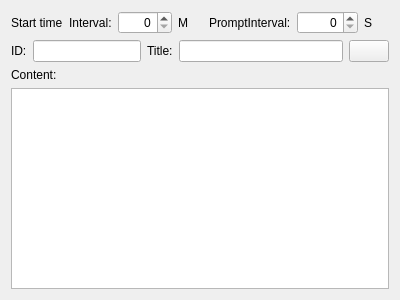
<?xml version="1.0" encoding="UTF-8"?>
<ui version="4.0">
 <class>CFrmTask</class>
 <widget class="QWidget" name="CFrmTask">
  <property name="geometry">
   <rect>
    <x>0</x>
    <y>0</y>
    <width>400</width>
    <height>300</height>
   </rect>
  </property>
  <property name="windowTitle">
   <string>Form</string>
  </property>
  <layout class="QGridLayout" name="gridLayout">
   <item row="0" column="0">
    <layout class="QHBoxLayout" name="horizontalLayout_3">
     <item>
      <widget class="QLabel" name="lbStartTime">
       <property name="text">
        <string>Start time</string>
       </property>
       <property name="wordWrap">
        <bool>false</bool>
       </property>
      </widget>
     </item>
     <item>
      <widget class="QLabel" name="label_6">
       <property name="text">
        <string>Interval:</string>
       </property>
      </widget>
     </item>
     <item>
      <widget class="QSpinBox" name="spInterval">
       <property name="sizePolicy">
        <sizepolicy hsizetype="Preferred" vsizetype="Preferred">
         <horstretch>0</horstretch>
         <verstretch>0</verstretch>
        </sizepolicy>
       </property>
       <property name="toolTip">
        <string>Task interval(Unit: minute). If is 0, then run now.</string>
       </property>
       <property name="alignment">
        <set>Qt::AlignRight|Qt::AlignTrailing|Qt::AlignVCenter</set>
       </property>
       <property name="maximum">
        <number>1440</number>
       </property>
      </widget>
     </item>
     <item>
      <widget class="QLabel" name="label_9">
       <property name="text">
        <string>M</string>
       </property>
      </widget>
     </item>
     <item>
      <widget class="QLabel" name="label_7">
       <property name="sizePolicy">
        <sizepolicy hsizetype="Preferred" vsizetype="Preferred">
         <horstretch>0</horstretch>
         <verstretch>0</verstretch>
        </sizepolicy>
       </property>
       <property name="text">
        <string>PromptInterval:</string>
       </property>
      </widget>
     </item>
     <item>
      <widget class="QSpinBox" name="spPromptInterval">
       <property name="sizePolicy">
        <sizepolicy hsizetype="Preferred" vsizetype="Preferred">
         <horstretch>0</horstretch>
         <verstretch>0</verstretch>
        </sizepolicy>
       </property>
       <property name="toolTip">
        <string>Prompt interval(Unit: second). If is 0, don't prompt</string>
       </property>
       <property name="whatsThis">
        <string>Prompt interval(Unit: second). If is 0, don't prompt</string>
       </property>
       <property name="alignment">
        <set>Qt::AlignRight|Qt::AlignTrailing|Qt::AlignVCenter</set>
       </property>
       <property name="maximum">
        <number>86400</number>
       </property>
      </widget>
     </item>
     <item>
      <widget class="QLabel" name="label_10">
       <property name="text">
        <string>S</string>
       </property>
      </widget>
     </item>
    </layout>
   </item>
   <item row="1" column="0">
    <layout class="QHBoxLayout" name="horizontalLayout_2">
     <item>
      <widget class="QLabel" name="label_5">
       <property name="text">
        <string>ID:</string>
       </property>
      </widget>
     </item>
     <item>
      <widget class="QLineEdit" name="leTaskID">
       <property name="sizePolicy">
        <sizepolicy hsizetype="Preferred" vsizetype="Preferred">
         <horstretch>0</horstretch>
         <verstretch>0</verstretch>
        </sizepolicy>
       </property>
       <property name="toolTip">
        <string>Task ID</string>
       </property>
       <property name="readOnly">
        <bool>true</bool>
       </property>
      </widget>
     </item>
     <item>
      <widget class="QLabel" name="label_3">
       <property name="text">
        <string>Title:</string>
       </property>
      </widget>
     </item>
     <item>
      <widget class="QLineEdit" name="leTaskTitle">
       <property name="sizePolicy">
        <sizepolicy hsizetype="Expanding" vsizetype="Preferred">
         <horstretch>0</horstretch>
         <verstretch>0</verstretch>
        </sizepolicy>
       </property>
       <property name="toolTip">
        <string>Task title</string>
       </property>
      </widget>
     </item>
     <item>
      <widget class="QPushButton" name="pbTaskIcon">
       <property name="text">
        <string/>
       </property>
       <property name="icon">
        <iconset resource="Resource/ResourceTasks.qrc">
         <normaloff>:/icon/App</normaloff>:/icon/App</iconset>
       </property>
      </widget>
     </item>
    </layout>
   </item>
   <item row="2" column="0">
    <widget class="QLabel" name="label_4">
     <property name="text">
      <string>Content:</string>
     </property>
    </widget>
   </item>
   <item row="3" column="0">
    <widget class="QTextEdit" name="teTaskContent">
     <property name="sizePolicy">
      <sizepolicy hsizetype="Expanding" vsizetype="Preferred">
       <horstretch>0</horstretch>
       <verstretch>3</verstretch>
      </sizepolicy>
     </property>
     <property name="toolTip">
      <string>Task content</string>
     </property>
     <property name="statusTip">
      <string>Task content</string>
     </property>
     <property name="whatsThis">
      <string>Task content</string>
     </property>
    </widget>
   </item>
  </layout>
 </widget>
 <resources>
  <include location="Resource/ResourceTasks.qrc"/>
  <include location="Resource/ResourceTasks.qrc"/>
 </resources>
 <connections/>
</ui>
